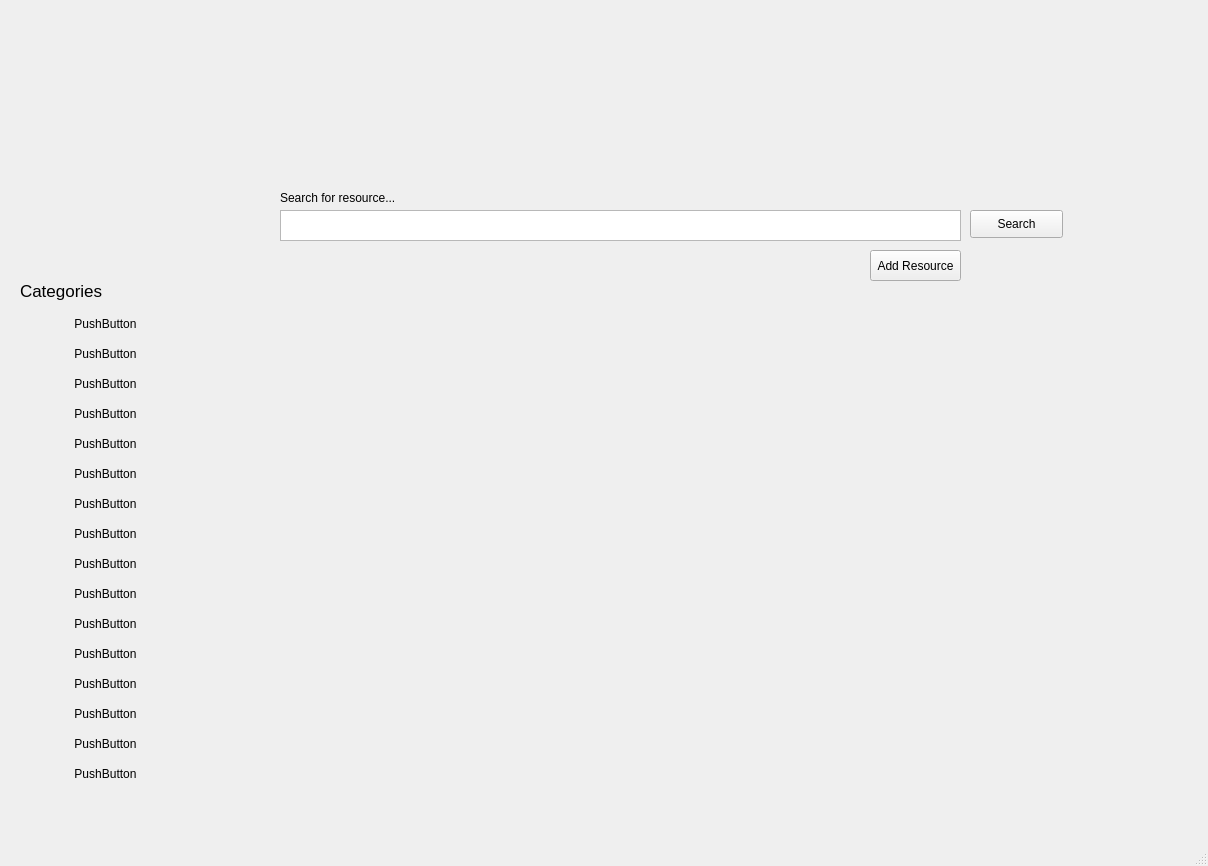
<?xml version="1.0" encoding="UTF-8"?>
<ui version="4.0">
 <class>MainWindow</class>
 <widget class="QMainWindow" name="MainWindow">
  <property name="geometry">
   <rect>
    <x>0</x>
    <y>0</y>
    <width>1208</width>
    <height>866</height>
   </rect>
  </property>
  <property name="windowTitle">
   <string>MainWindow</string>
  </property>
  <widget class="QWidget" name="centralwidget">
   <widget class="QLabel" name="lSearchForResource">
    <property name="geometry">
     <rect>
      <x>280</x>
      <y>190</y>
      <width>131</width>
      <height>16</height>
     </rect>
    </property>
    <property name="text">
     <string>Search for resource...</string>
    </property>
   </widget>
   <widget class="QPlainTextEdit" name="pteSearch">
    <property name="geometry">
     <rect>
      <x>280</x>
      <y>210</y>
      <width>681</width>
      <height>31</height>
     </rect>
    </property>
   </widget>
   <widget class="QPushButton" name="btnSearch">
    <property name="geometry">
     <rect>
      <x>970</x>
      <y>210</y>
      <width>93</width>
      <height>28</height>
     </rect>
    </property>
    <property name="text">
     <string>Search</string>
    </property>
   </widget>
   <widget class="QPushButton" name="btnAddResource">
    <property name="geometry">
     <rect>
      <x>870</x>
      <y>250</y>
      <width>91</width>
      <height>31</height>
     </rect>
    </property>
    <property name="text">
     <string>Add Resource</string>
    </property>
   </widget>
   <widget class="QLabel" name="lCategories">
    <property name="geometry">
     <rect>
      <x>20</x>
      <y>270</y>
      <width>131</width>
      <height>41</height>
     </rect>
    </property>
    <property name="font">
     <font>
      <pointsize>13</pointsize>
     </font>
    </property>
    <property name="text">
     <string>Categories </string>
    </property>
   </widget>
   <widget class="QPushButton" name="btnCat1">
    <property name="geometry">
     <rect>
      <x>10</x>
      <y>310</y>
      <width>191</width>
      <height>28</height>
     </rect>
    </property>
    <property name="styleSheet">
     <string notr="true">background-color: transparent;
border-image: url(:off.png);
background: none;
border: none;
background-repeat: none;</string>
    </property>
    <property name="text">
     <string>PushButton</string>
    </property>
   </widget>
   <widget class="QPushButton" name="btnCat2">
    <property name="geometry">
     <rect>
      <x>10</x>
      <y>340</y>
      <width>191</width>
      <height>28</height>
     </rect>
    </property>
    <property name="styleSheet">
     <string notr="true">background-color: transparent;
border-image: url(:off.png);
background: none;
border: none;
background-repeat: none;</string>
    </property>
    <property name="text">
     <string>PushButton</string>
    </property>
   </widget>
   <widget class="QPushButton" name="btnCat3">
    <property name="geometry">
     <rect>
      <x>10</x>
      <y>370</y>
      <width>191</width>
      <height>28</height>
     </rect>
    </property>
    <property name="styleSheet">
     <string notr="true">background-color: transparent;
border-image: url(:off.png);
background: none;
border: none;
background-repeat: none;</string>
    </property>
    <property name="text">
     <string>PushButton</string>
    </property>
   </widget>
   <widget class="QPushButton" name="btnCat4">
    <property name="geometry">
     <rect>
      <x>10</x>
      <y>400</y>
      <width>191</width>
      <height>28</height>
     </rect>
    </property>
    <property name="styleSheet">
     <string notr="true">background-color: transparent;
border-image: url(:off.png);
background: none;
border: none;
background-repeat: none;</string>
    </property>
    <property name="text">
     <string>PushButton</string>
    </property>
   </widget>
   <widget class="QPushButton" name="btnCat7">
    <property name="geometry">
     <rect>
      <x>10</x>
      <y>490</y>
      <width>191</width>
      <height>28</height>
     </rect>
    </property>
    <property name="styleSheet">
     <string notr="true">background-color: transparent;
border-image: url(:off.png);
background: none;
border: none;
background-repeat: none;</string>
    </property>
    <property name="text">
     <string>PushButton</string>
    </property>
   </widget>
   <widget class="QPushButton" name="btnCat5">
    <property name="geometry">
     <rect>
      <x>10</x>
      <y>430</y>
      <width>191</width>
      <height>28</height>
     </rect>
    </property>
    <property name="styleSheet">
     <string notr="true">background-color: transparent;
border-image: url(:off.png);
background: none;
border: none;
background-repeat: none;</string>
    </property>
    <property name="text">
     <string>PushButton</string>
    </property>
   </widget>
   <widget class="QPushButton" name="btnCat8">
    <property name="geometry">
     <rect>
      <x>10</x>
      <y>520</y>
      <width>191</width>
      <height>28</height>
     </rect>
    </property>
    <property name="styleSheet">
     <string notr="true">background-color: transparent;
border-image: url(:off.png);
background: none;
border: none;
background-repeat: none;</string>
    </property>
    <property name="text">
     <string>PushButton</string>
    </property>
   </widget>
   <widget class="QPushButton" name="btnCat6">
    <property name="geometry">
     <rect>
      <x>10</x>
      <y>460</y>
      <width>191</width>
      <height>28</height>
     </rect>
    </property>
    <property name="styleSheet">
     <string notr="true">background-color: transparent;
border-image: url(:off.png);
background: none;
border: none;
background-repeat: none;</string>
    </property>
    <property name="text">
     <string>PushButton</string>
    </property>
   </widget>
   <widget class="QPushButton" name="btnCat11">
    <property name="geometry">
     <rect>
      <x>10</x>
      <y>610</y>
      <width>191</width>
      <height>28</height>
     </rect>
    </property>
    <property name="styleSheet">
     <string notr="true">background-color: transparent;
border-image: url(:off.png);
background: none;
border: none;
background-repeat: none;</string>
    </property>
    <property name="text">
     <string>PushButton</string>
    </property>
   </widget>
   <widget class="QPushButton" name="btnCat13">
    <property name="geometry">
     <rect>
      <x>10</x>
      <y>670</y>
      <width>191</width>
      <height>28</height>
     </rect>
    </property>
    <property name="styleSheet">
     <string notr="true">background-color: transparent;
border-image: url(:off.png);
background: none;
border: none;
background-repeat: none;</string>
    </property>
    <property name="text">
     <string>PushButton</string>
    </property>
   </widget>
   <widget class="QPushButton" name="btnCat9">
    <property name="geometry">
     <rect>
      <x>10</x>
      <y>550</y>
      <width>191</width>
      <height>28</height>
     </rect>
    </property>
    <property name="styleSheet">
     <string notr="true">background-color: transparent;
border-image: url(:off.png);
background: none;
border: none;
background-repeat: none;</string>
    </property>
    <property name="text">
     <string>PushButton</string>
    </property>
   </widget>
   <widget class="QPushButton" name="btnCat14">
    <property name="geometry">
     <rect>
      <x>10</x>
      <y>700</y>
      <width>191</width>
      <height>28</height>
     </rect>
    </property>
    <property name="styleSheet">
     <string notr="true">background-color: transparent;
border-image: url(:off.png);
background: none;
border: none;
background-repeat: none;</string>
    </property>
    <property name="text">
     <string>PushButton</string>
    </property>
   </widget>
   <widget class="QPushButton" name="btnCat12">
    <property name="geometry">
     <rect>
      <x>10</x>
      <y>640</y>
      <width>191</width>
      <height>28</height>
     </rect>
    </property>
    <property name="styleSheet">
     <string notr="true">background-color: transparent;
border-image: url(:off.png);
background: none;
border: none;
background-repeat: none;</string>
    </property>
    <property name="text">
     <string>PushButton</string>
    </property>
   </widget>
   <widget class="QPushButton" name="btnCat16">
    <property name="geometry">
     <rect>
      <x>10</x>
      <y>760</y>
      <width>191</width>
      <height>28</height>
     </rect>
    </property>
    <property name="styleSheet">
     <string notr="true">background-color: transparent;
border-image: url(:off.png);
background: none;
border: none;
background-repeat: none;</string>
    </property>
    <property name="text">
     <string>PushButton</string>
    </property>
   </widget>
   <widget class="QPushButton" name="btnCat15">
    <property name="geometry">
     <rect>
      <x>10</x>
      <y>730</y>
      <width>191</width>
      <height>28</height>
     </rect>
    </property>
    <property name="styleSheet">
     <string notr="true">background-color: transparent;
border-image: url(:off.png);
background: none;
border: none;
background-repeat: none;</string>
    </property>
    <property name="text">
     <string>PushButton</string>
    </property>
   </widget>
   <widget class="QPushButton" name="btnCat10">
    <property name="geometry">
     <rect>
      <x>10</x>
      <y>580</y>
      <width>191</width>
      <height>28</height>
     </rect>
    </property>
    <property name="styleSheet">
     <string notr="true">background-color: transparent;
border-image: url(:off.png);
background: none;
border: none;
background-repeat: none;</string>
    </property>
    <property name="text">
     <string>PushButton</string>
    </property>
   </widget>
   <widget class="QLabel" name="lLogo">
    <property name="geometry">
     <rect>
      <x>0</x>
      <y>0</y>
      <width>1280</width>
      <height>261</height>
     </rect>
    </property>
    <property name="text">
     <string/>
    </property>
    <property name="pixmap">
     <pixmap>Resources/Thomastown secondary college bannar.png</pixmap>
    </property>
   </widget>
   <widget class="QLabel" name="lBackground">
    <property name="geometry">
     <rect>
      <x>0</x>
      <y>240</y>
      <width>1201</width>
      <height>621</height>
     </rect>
    </property>
    <property name="text">
     <string/>
    </property>
    <property name="pixmap">
     <pixmap>Resources/plain-white-background.jpg</pixmap>
    </property>
   </widget>
   <zorder>lBackground</zorder>
   <zorder>lLogo</zorder>
   <zorder>lSearchForResource</zorder>
   <zorder>pteSearch</zorder>
   <zorder>btnSearch</zorder>
   <zorder>btnAddResource</zorder>
   <zorder>lCategories</zorder>
   <zorder>btnCat1</zorder>
   <zorder>btnCat2</zorder>
   <zorder>btnCat3</zorder>
   <zorder>btnCat4</zorder>
   <zorder>btnCat7</zorder>
   <zorder>btnCat5</zorder>
   <zorder>btnCat8</zorder>
   <zorder>btnCat6</zorder>
   <zorder>btnCat11</zorder>
   <zorder>btnCat13</zorder>
   <zorder>btnCat9</zorder>
   <zorder>btnCat14</zorder>
   <zorder>btnCat12</zorder>
   <zorder>btnCat16</zorder>
   <zorder>btnCat15</zorder>
   <zorder>btnCat10</zorder>
  </widget>
  <widget class="QStatusBar" name="statusbar"/>
 </widget>
 <resources/>
 <connections/>
</ui>
